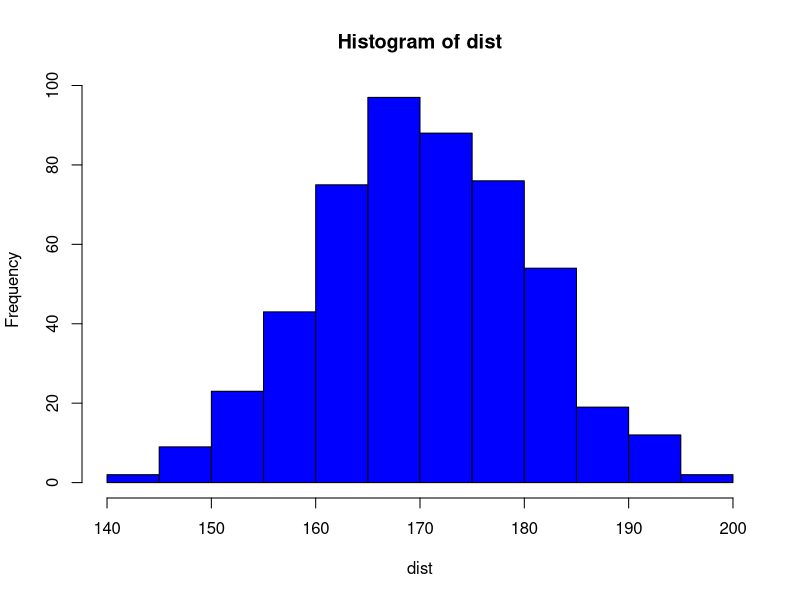

Source code (R):
obs = 500
M = 170
S = 10
Coler = "blue"
dist = rnorm(obs,mean=M,sd=S)
hist(dist,col=Coler)

#################################
Sig = 0.05  #two-sided significance level
p = 0.5     #The expected rate
X = 0.03    #Acceptable error range
Z = qnorm(1-Sig/2)   #The Z value based on the two-sided significance level 
n = p*(1-p)*Z^2/X^2  #Calculate the needed number of sample
n           #Print the outcome



Samplesize = function(Sig,p,X) {
  Z = qnorm(1-Sig/2)
  n = p*(1-p)*Z^2/X^2
  n
}

Samplesize(Sig = 0.05,p = 0.5, X = 0.03) #Test 1
Samplesize(Sig = 0.05,p = 0.2, X = 0.03) #Test 2
Samplesize(Sig = 0.05,p = 0.2, X = 0.05) #Test 3






